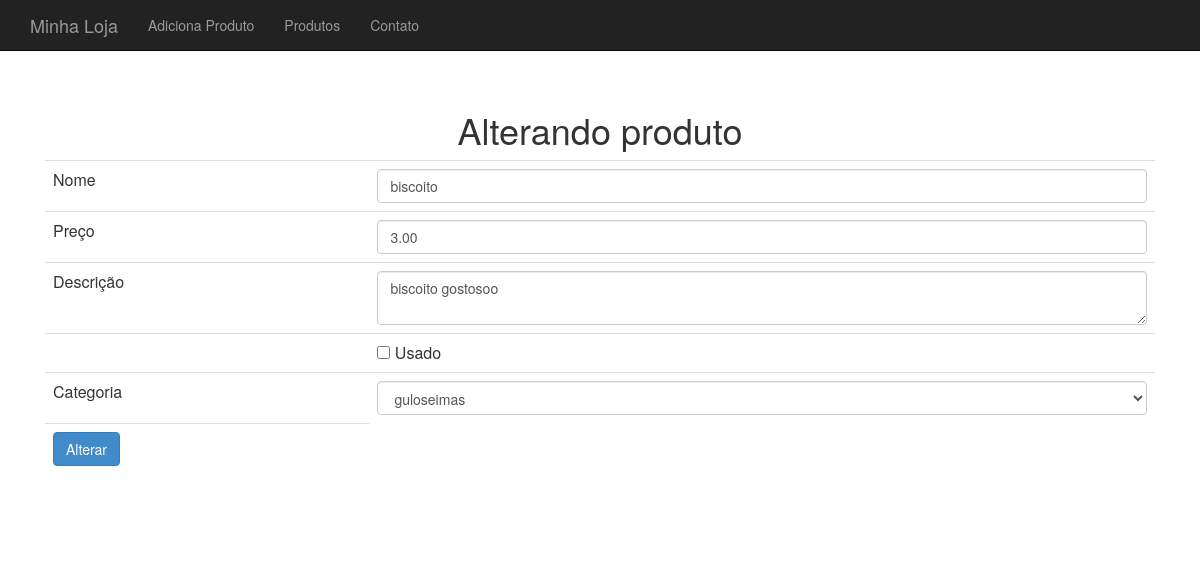
The app's page /produto-altera-formulario.php?id=18 with its own data.
### tables this page shows
CREATE TABLE IF NOT EXISTS `produtos` (
  `id` int(11) NOT NULL AUTO_INCREMENT,
  `nome` varchar(255) DEFAULT NULL,
  `preco` decimal(10,2) DEFAULT NULL,
  `descricao` text,
  `categoria_id` int(11) DEFAULT NULL,
  `usado` tinyint(1) DEFAULT '0',
  PRIMARY KEY (`id`)
);

### banco-produto.php (called while the page is built, shortened)
<?php
function buscaProduto($conexao, $id) {
    $query = "select * from produtos where id = {$id}";
    $resultado = mysqli_query($conexao, $query);
    return mysqli_fetch_assoc($resultado);
}

### banco-categoria.php (called while the page is built, shortened)
<?php
function listaCategorias($conexao) {
    $categorias = array();
    $query = "select * from categorias";
    $resultado = mysqli_query($conexao, $query);
    while ($categoria = mysqli_fetch_assoc($resultado)) {
        array_push($categorias, $categoria);
    }
    return $categorias;
}

### produto-formulario-base.php (the view)
<tr>
    <td>Nome</td>
    <td> <input class="form-control" type="text" name="nome" value="<?= $produto['nome'] ?>"></td>
</tr>
<tr>
    <td>Preço</td>
    <td><input  class="form-control" type="number" name="preco"
                value="<?= $produto['preco'] ?>"></td>
</tr>
<tr>
    <td>Descrição</td>
    <td><textarea class="form-control" name="descricao"><?= $produto['descricao'] ?></textarea></td>
</tr>
<tr>
    <td></td>
    <td><input type="checkbox" name="usado" <?= $usado ?> value="true"> Usado
</tr>
<tr>
    <td>Categoria</td>
    <td>
        <select name="categoria_id" class="form-control">
            <?php
            foreach ($categorias as $categoria) :
                $essaEhACategoria = $produto['categoria_id'] == $categoria['id'];
                $selecao = $essaEhACategoria ? "selected='selected'" : "";
                ?>
                <option value="<?= $categoria['id'] ?>" <?= $selecao ?>>
                    <?= $categoria['nome'] ?>
                </option>
            <?php endforeach ?>
        </select>
    </td>
</tr>

### css/loja.css (style rules this page uses)
body { padding-top: 50px; }

### records on screen
produtos: nome "biscoito", preco "3.00", descricao "biscoito gostosoo"

### other values on screen
form field categoria_id "guloseimas"
